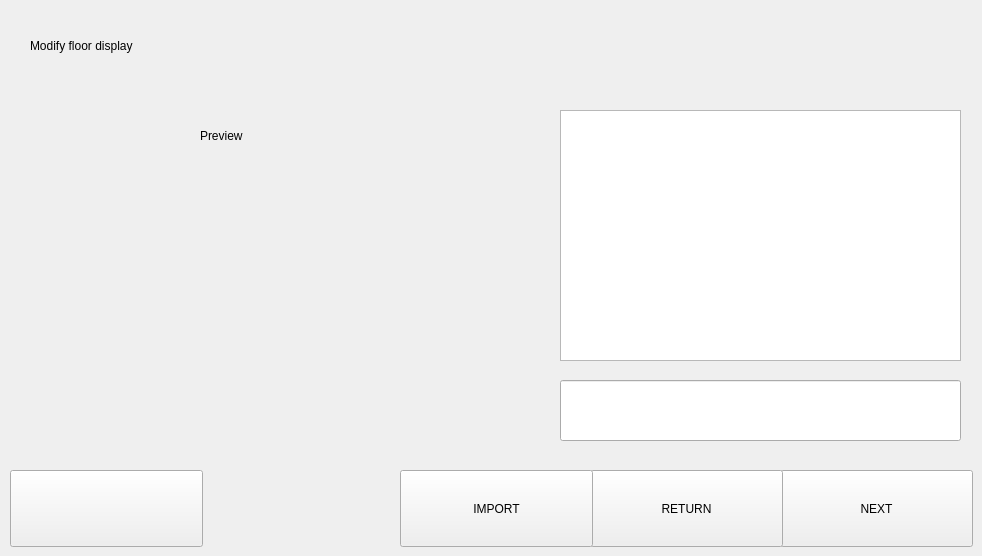
     <widget class="QWidget" name="page321_floor">
      <widget class="QLabel" name="img_321_preview">
       <property name="geometry">
        <rect>
         <x>30</x>
         <y>170</y>
         <width>480</width>
         <height>272</height>
        </rect>
       </property>
       <property name="minimumSize">
        <size>
         <width>480</width>
         <height>272</height>
        </size>
       </property>
       <property name="maximumSize">
        <size>
         <width>480</width>
         <height>272</height>
        </size>
       </property>
       <property name="text">
        <string/>
       </property>
      </widget>
      <widget class="QPushButton" name="btn_321_next">
       <property name="geometry">
        <rect>
         <x>780</x>
         <y>470</y>
         <width>193</width>
         <height>77</height>
        </rect>
       </property>
       <property name="sizePolicy">
        <sizepolicy hsizetype="Minimum" vsizetype="Expanding">
         <horstretch>0</horstretch>
         <verstretch>0</verstretch>
        </sizepolicy>
       </property>
       <property name="text">
        <string>NEXT</string>
       </property>
      </widget>
      <widget class="QLabel" name="label_321_title">
       <property name="geometry">
        <rect>
         <x>30</x>
         <y>10</y>
         <width>811</width>
         <height>71</height>
        </rect>
       </property>
       <property name="text">
        <string>Modify floor display</string>
       </property>
      </widget>
      <widget class="QLabel" name="label_321_preview">
       <property name="geometry">
        <rect>
         <x>200</x>
         <y>110</y>
         <width>300</width>
         <height>51</height>
        </rect>
       </property>
       <property name="text">
        <string>Preview</string>
       </property>
      </widget>
      <widget class="QPushButton" name="btn_321_return">
       <property name="geometry">
        <rect>
         <x>590</x>
         <y>470</y>
         <width>193</width>
         <height>77</height>
        </rect>
       </property>
       <property name="sizePolicy">
        <sizepolicy hsizetype="Minimum" vsizetype="Expanding">
         <horstretch>0</horstretch>
         <verstretch>0</verstretch>
        </sizepolicy>
       </property>
       <property name="text">
        <string>RETURN</string>
       </property>
      </widget>
      <widget class="QPushButton" name="btn_321_import">
       <property name="geometry">
        <rect>
         <x>400</x>
         <y>470</y>
         <width>193</width>
         <height>77</height>
        </rect>
       </property>
       <property name="sizePolicy">
        <sizepolicy hsizetype="Minimum" vsizetype="Expanding">
         <horstretch>0</horstretch>
         <verstretch>0</verstretch>
        </sizepolicy>
       </property>
       <property name="text">
        <string>IMPORT</string>
       </property>
      </widget>
      <widget class="QPushButton" name="btn_321_test">
       <property name="geometry">
        <rect>
         <x>10</x>
         <y>470</y>
         <width>193</width>
         <height>77</height>
        </rect>
       </property>
       <property name="sizePolicy">
        <sizepolicy hsizetype="Minimum" vsizetype="Expanding">
         <horstretch>0</horstretch>
         <verstretch>0</verstretch>
        </sizepolicy>
       </property>
       <property name="text">
        <string/>
       </property>
      </widget>
      <widget class="QListWidget" name="list_321_floor">
       <property name="geometry">
        <rect>
         <x>560</x>
         <y>110</y>
         <width>401</width>
         <height>251</height>
        </rect>
       </property>
      </widget>
      <widget class="QLineEdit" name="edit_321_cur">
       <property name="geometry">
        <rect>
         <x>560</x>
         <y>380</y>
         <width>401</width>
         <height>61</height>
        </rect>
       </property>
       <property name="readOnly">
        <bool>true</bool>
       </property>
      </widget>
     </widget>
